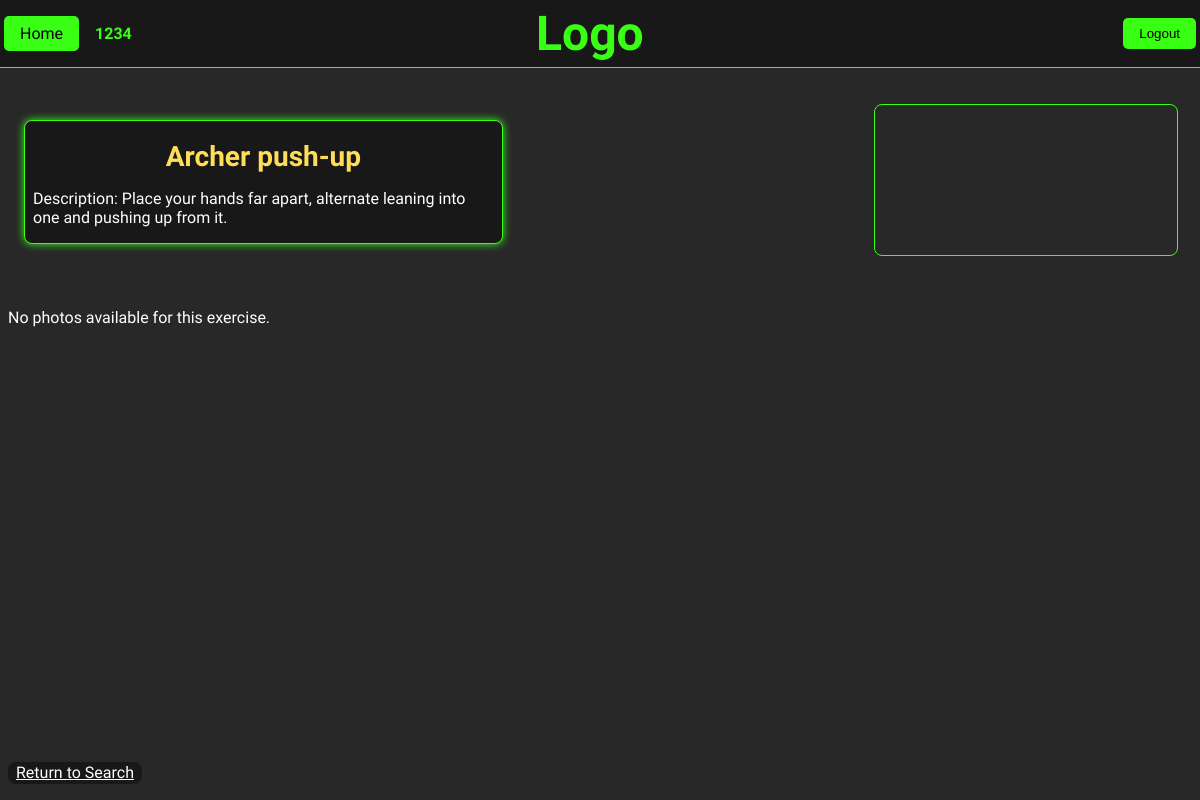
Page /exercises/exercise/6/ (signed in) on the committed database.
### gym/models.py (models this page shows, shortened)
class FitCrawlerUser(AbstractBaseUser):
    email = models.EmailField(max_length=255, unique=True)
    username = models.CharField(max_length=63, unique=True)
    TYPES = ( ('FitKnight', 'FitKnight'), ('FitGuildOfficer', 'FitGuildOfficer'))
    user_type = models.CharField(max_length=31, choices=TYPES, default='FitKnight')
    gym = models.ForeignKey('gym.Gym', on_delete=models.SET_NULL, null=True, blank=True)
    is_admin = models.BooleanField(default=False)
    is_active = models.BooleanField(default=True)
    USERNAME_FIELD = 'username'
    EMAIL_FIELD = 'email'
    REQUIRED_FIELDS = ['email']
    objects = FitUserManager()

### exercises/models.py (models this page shows, shortened)
class Exercise(models.Model):
    name = models.CharField(max_length=255)
    description = models.CharField(max_length=511)
    video_link = models.URLField(null=True, blank=True, max_length=255, default=None)

### exercises/views.py (the view)
# urls.py: path('exercise/<int:exercise_pk>/', views.view_exercise, name='view_exercise'),
@login_required
def view_exercise(request, exercise_pk):
    if request.method == 'GET':
        with connection.cursor() as cursor:
            cursor.execute("""
                SELECT id, name, description
                FROM exercises_exercise
                WHERE id = %s
                """,[exercise_pk])
            row = cursor.fetchone()
            cursor.execute("""
                SELECT id, video_link
                FROM exercises_exercise
                WHERE id = %s
                """,[exercise_pk])
            video_rows = cursor.fetchall()
        if not row:
            raise Http404("Exercise not found.")
        exercise_video = [(row[0], extract_video_id(row[1])) for row in video_rows]
        context = {
            'exercise_id': row[0],
            'exercise_name': row[1],
            'exercise_description': row[2],
            'exercise_video': exercise_video,
        }
        return render(request, 'exercises/view_exercise.html', context)

### exercises/views.py (called while the page is built)
def extract_video_id(video_url):
    if not video_url:
        return None
    match = re.search(r"v=([a-zA-Z0-9_-]+)", video_url)
    return match.group(1) if match else None

### exercises/templates/exercises/view_exercise.html (shortened to what this page needs)
{% extends 'gym/header.html' %}
{% load static %}
{% block content %}
  <link rel="stylesheet" type="text/css" href="{% static 'exercises/view_exercises.css' %}">
  <body>
    <div class="container">
      <div class="detail_div">
        <h1 class="exercise_name">{{ exercise_name }}</h1>
        <p class="exercise_description">Description: {{ exercise_description }}</p>
      </div>
      <div class="video_div">
          {% if exercise_video %}
            <ul>
              {% for video_id, video_embed_id in exercise_video %}
              <iframe
                  src="https://www.youtube.com/embed/{{ video_embed_id }}"
                  frameborder="0"
                  allow="accelerometer; autoplay; clipboard-write; encrypted-media; gyroscope; picture-in-picture"
                  allowfullscreen>
              </iframe>
              {% endfor %}
            </ul>
          {% else %}
            <p>No video available for this exercise.</p>
          {% endif %}
      </div>
    </div>
    <div class="photos">
      {% if exercise_photos %}
      {% for photo_id, photo_url in exercise_photos %}
      <img src="{{ photo_url }}" alt="{{ photo_id }}">
      {% endfor %}
      {% else %}
      <p>No photos available for this exercise.</p>
      {% endif %}
    </div>
    <div class="button_div">
      <a href="{% url 'exercises:search_exercises' %}" class="return_button">Return to Search</a>
    </div>
  </body>
{% endblock %}

### gym/templates/gym/header.html (shortened to what this page needs)
{% load static %}
<!DOCTYPE html>
<html lang="en">
    <head>
        <link rel="stylesheet" type="text/css" href="{% static 'fitness/header.css' %}">
    </head>
    <body>
        <header class="header">
            <div class="left">
                <a href="{% url 'fitness:home' %}" class="button">Home</a>
                {% if user.is_authenticated %}
                <div class="username"> {{ user.username }} </div>
                {% endif %}
            </div>
            <div class="logo">
                <h1>Logo</h1>
            </div>
            <div class="right">
                {% if user.is_authenticated %}
                <form action="{% url 'gym:logout' %}" method="POST">
                    <button type="submit" class="button">Logout</button>
                </form>
                {% else %}
                <div class="authentication">
                    <a href="{% url 'gym:signup' %}" class="button">Sign Up</a>
                    <a href="{% url 'gym:login' %}" class="button">Login</a>
                </div>
                {% endif %}
            </div>
        </header>
        <div class="header-space"></div>
            {% block content %}
            {% endblock %}
    </body>
</html>

### fitness/static/fitness/header.css (style rules this page uses)
body { background-color: #282828; color: white; font-family: "Rajdhani", sans-serif; }
.header { display: flex; justify-content: space-between; align-items: center; border-bottom: 1px solid #39FF14; padding: 1rem; margin: -1.5rem -1.75rem; background-color: #181818; margin-bottom: 1rem; position: fixed; width: 100%; }
.left { display: flex; align-items: center; justify-content: flex-start; width: 42%; }
.logo { font-size: 1.8rem; margin-left: 1rem; font-weight: bold; width: 10%; margin: -1rem 0rem; }
.logo h1 { color:#39FF14; margin: 0rem; font-size: 3rem; }
.right { display: flex; align-items: center; justify-content: flex-end; width: 42%; }
.button { background-color: #39FF14; color: black; padding: 0.5rem 1rem; text-decoration: none; border-radius: 5px; margin-left: 0.5rem; transition: background-color 0.3s ease; border: none; cursor: pointer; }
.username { font-weight: bold; margin-left: 1rem; color: #39FF14; }
.header-space { margin-top:1.5rem; padding-bottom: 3rem; }

### exercises/static/exercises/view_exercises.css (style rules this page uses)
body { background-color: #282828; color: white; font-family: "Rajdhani", sans-serif; }
.exercise_name { font-size: 1.75rem; color: #ffdd57; margin-bottom: .01rem; }
.exercise_description { font-size: medium; }
.return_button { font-size: medium; background-color: #181818; padding: .1rem .5rem; border-radius: .5rem; color: white; position: fixed; bottom: 1rem; }
.container { display: flex; flex-direction: row; align-items: center; justify-content: space-between; padding: 1rem; }
.detail_div { display: flex; flex-direction: column; align-items: center; justify-content: flex-start; width: 40%; background-color: #181818; padding: 0rem 0.5rem; border-width: .1rem; border-style: solid; box-shadow: 0 0rem .5rem rgb(55, 255, 25); border-color: #39FF14; border-radius: .5rem; }
.video_div ul iframe { width: 100%; height: 100%; border-width: .1rem; border-style: solid; border-color: #39FF14; border-radius: .5rem; }

### rows in the picture
FitCrawlerUser: username "1234"
Exercise: name "Archer push-up", description "Place your hands far apart, alternate leaning into one and pushing up from it."
